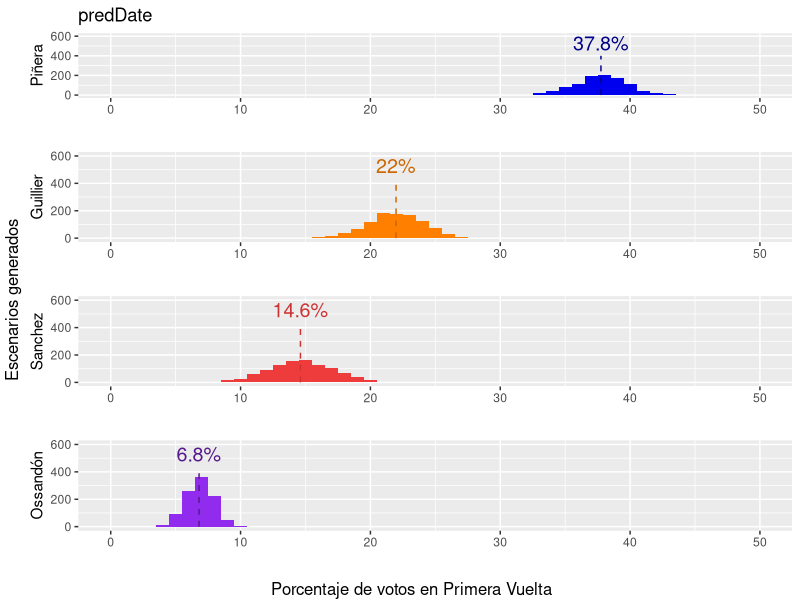
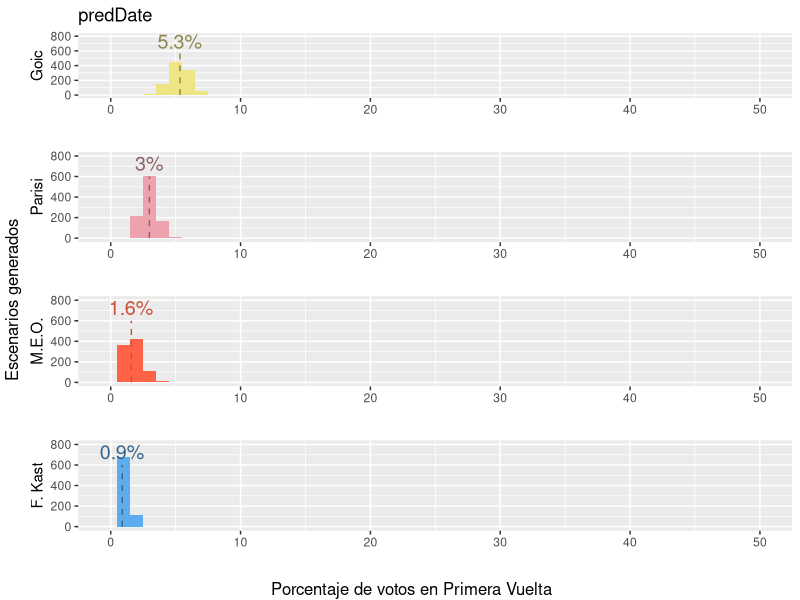

Generate these figures, in order, with R:
#set directory
#www.17-56.cl


####We Load the data from the polls
####Send us a request at 1756datablog@gmail.com for sharing the data
data.raw=read.csv("e2017b.csv")
data = data.raw[order(data.raw$dias1eraEnc),]##make sure data is sorted
data=subset(data,Consider==1)##some pollsters such as "Criteria Research" are recorded
                              #but not considered in the prediction

####Data from polls are stored as decimals. With this we transform it to 0 to 100
for(i in 4:16 ){
      data[,i]=100*data[,i]

}

#####Ggplot2 color convention for every candidate:
## Fuere - medio - debil - Candidato
#purple4 - purple3 - purple2 - Ossandon
#blue4 - blue3 - blue2 - Pinera
#steelblue4 - steelblue 3 - steelblue2 - FKast
#khaki4 - khaki3 - khaki2 - Goic
#darkorange3 - darkorange2 - darkorange1 - Guillier
#tomato3 - tomato2 - tomato1 - MEO
#brown4 - brown3 - brown3 - Sánchez
#lightpink4 - lightpink3 - lightpink2 -Parisi
#gray27 - gray33 - gray45 - JA Kast

library(ggplot2)

#We set the prediction date
predDate="Prediccion al X/X/2017 | www.17-56.cl"

#We define x as in how many days first round will be held (this value is negative)
x=data$diasEleccion

eval=max(x)#This is the last day when we have data from pollsters: Evaluation day
scale=max(data$dias1eraEnc.1) #this also the last day when we have data from the pollsters
                              #but counted as days from the first poll +1
sampleMax=max(data$Muestra)   #we record sample sizes from every poll. This is the max value
pesosT=sqrt(data$dias1eraEnc.1/scale) #this is a normalized (0 to 1) time weight for every poll
pesosMuestra=data$Muestra/sampleMax #this is a normalized (0 to 1) sample size weight for every poll
sumaPesos=0*pesosT+pesosMuestra #this is the sum of both normalized time and sample size weights

######################

###Since some of the candidates began the presidential race on differente dates
###and locfit.raw and geom_smooth functions present some troubles when managing
###datasets with different lengths, we create again variables for those candidates
###who require it

####Subset Sanchez
dataSanchez=subset(data,data$SanchezAdj>=0)
xSanchez=dataSanchez$diasEleccion
pesosTS=sqrt(dataSanchez$dias1eraEnc/scale)
pesosMuestraS=dataSanchez$Muestra/sampleMax
sumaPesosS=0*pesosTS+pesosMuestraS

####Subset MEO
dataMEO=subset(data,data$MEOAdj>=0)
xMEO=dataMEO$diasEleccion
pesosTM=sqrt(dataMEO$dias1eraEnc/scale)
pesosMuestraM=dataMEO$Muestra/sampleMax
sumaPesosM=0*pesosTM+pesosMuestraM

####FK
dataFK=subset(data,data$FKastAdj>=0)
xFK=dataFK$diasEleccion
pesosTF=sqrt(dataFK$dias1eraEnc/scale)
pesosMuestraF=dataFK$Muestra/sampleMax
sumaPesosF=0*pesosTF+pesosMuestraF

####GOIC
dataGoic=subset(data,data$GoicAdj>=0)
xGoic=dataGoic$diasEleccion
pesosTG=sqrt(dataGoic$dias1eraEnc/scale)
pesosMuestraG=dataGoic$Muestra/sampleMax
sumaPesosG=0*pesosTG+pesosMuestraG

####Parisi
dataParisi=subset(data,data$ParisiAdj>=0)
xParisi=dataParisi$diasEleccion
pesosTP=sqrt(dataParisi$dias1eraEnc/scale)
pesosMuestraP=dataParisi$Muestra/sampleMax
sumaPesosP=pesosTP+pesosMuestraP


#####################
#As convention we work with a span=0.7. This is arbitrary!!!
#How do we know is 0.7? We calibrated this with 2009 and 2013 elections.
#####################

####With this we create the ggplot chart 
q1=ggplot()+geom_smooth(data=data,aes(x=x,y=PineraAdj,weight=sumaPesos), fill="blue2",colour="blue3",size=1,span=0.7)+
geom_smooth(data=data,aes(x=x,y=GuillierAdj,weight=sumaPesos), fill="darkorange1",colour="darkorange2",size=1,span=0.7)+
geom_smooth(data=dataMEO,aes(x=xMEO,y=MEOAdj,weight=sumaPesosM), fill="tomato2",colour="tomato2",size=1,span=0.7)+
geom_smooth(data=dataSanchez,aes(x=xSanchez,y=SanchezAdj,weight=sumaPesosS), fill="brown2",colour="brown3",size=1,span=0.7)+
geom_smooth(data=data,aes(x=x,y=OssandonAdj,weight=sumaPesos), fill="purple2",colour="purple3",size=1,span=0.7)+
geom_smooth(data=dataGoic,aes(x=xGoic,y=GoicAdj,weight=sumaPesosG), fill="khaki2",colour="khaki3",size=1,span=0.7)+
geom_smooth(data=dataFK,aes(x=xFK,y=FKastAdj,weight=sumaPesosF), fill="steelblue2",colour="steelblue3",size=1,span=0.7)+
geom_smooth(data=dataParisi,aes(x=xParisi,y=ParisiAdj,weight=sumaPesosP), fill="lightpink2",colour="lightpink3",size=1,span=0.7)+
labs(x="Días para la Primera Vuelta",y="Porcentaje de votos en primera vuelta",title=predDate)


#####With this we render the point estimations
library(locfit)
pinera=locfit.raw(x=x,y=data$PineraAdj,kern="tri",weights=sumaPesos,alpha=0.7)
guillier=locfit.raw(x=x,y=data$GuillierAdj,kern="tri",weights=sumaPesos,alpha=0.7)
meo=locfit.raw(x=xMEO,y=dataMEO$MEOAdj,kern="tri",weights=sumaPesosM,alpha=0.7)
sanchez=locfit.raw(x=xSanchez,y=dataSanchez$SanchezAdj,kern="tri",weights=sumaPesosS,alpha=0.7)
ossandon=locfit.raw(x=x,y=data$OssandonAdj,kern="tri",weights=sumaPesos,alpha=0.7)
fkast=locfit.raw(x=xFK,y=dataFK$FKastAdj,kern="tri",weights=sumaPesosF,alpha=0.7)
goic=locfit.raw(x=xGoic,y=dataGoic$GoicAdj,kern="tri",weights=sumaPesosG,alpha=0.7)
parisi=locfit.raw(x=xParisi,y=dataParisi$ParisiAdj,kern="tri",weights=sumaPesosP,alpha=0.7)

###############
###############
####With predcandidate we determine standard errors for each point estimation
####With distcandidate we create artificial scenarios (this is just illustrative)
####TO-DO: Create a sensitivity analysis with parameters to actually create the scenarios
scenarios=1000

predpinera=predict(pinera,x,se.fit=TRUE)
distpinera=rnorm(scenarios,predict(pinera,eval),predpinera$se.fit[length(x)])

predguillier=predict(guillier,x,se.fit=TRUE)
distguillier=rnorm(scenarios,predict(guillier,eval),predguillier$se.fit[length(x)])

predsanchez=predict(sanchez,xSanchez,se.fit=TRUE)
distsanchez=rnorm(scenarios,predict(sanchez,eval),predsanchez$se.fit[length(xSanchez)])

predossandon=predict(ossandon,x,se.fit=TRUE)
distossandon=rnorm(scenarios,predict(ossandon,eval),predossandon$se.fit[length(x)])

predgoic=predict(goic,xGoic,se.fit=TRUE)
distgoic=rnorm(scenarios,predict(goic,eval),predgoic$se.fit[length(xGoic)])

predfkast=predict(fkast,xFK,se.fit=TRUE)
disfkast=rnorm(scenarios,predict(fkast,eval),predfkast$se.fit[length(xFK)])

predmeo=predict(meo,xMEO,se.fit=TRUE)
distmeo=rnorm(scenarios,predict(meo,eval),predmeo$se.fit[length(xMEO)])

predparisi=predict(parisi,xParisi,se.fit=TRUE)
distparisi=rnorm(scenarios,predict(parisi,eval),predparisi$se.fit[length(xParisi)])

#####With this we create the histograms
library(gridExtra)

sizefont=5
binw=1

q2=qplot(distpinera, geom="histogram", binwidth = binw, main = "predDate", xlab = "",ylab="Piñera",  
      fill=I("blue2"),
      xlim=c(0,50),ylim=c(0,600+0*2*400))+
      geom_segment(aes(x =predict(pinera,eval), y = 0, xend = predict(pinera,eval), yend = 400),
      linetype="dashed",  color="blue4")+
      annotate("text", x=predict(pinera,eval), y=530, label= paste(round(predict(pinera,eval),1),"%",sep=""),
            color="blue4",size=sizefont)

q3=qplot(distguillier, geom="histogram", binwidth = binw, xlab = "",ylab="Guillier",
       fill=I("darkorange1"),
     xlim=c(0,50),ylim=c(0,600+0*2*400))+
      geom_segment(aes(x =predict(guillier,eval), y = 0, xend = predict(guillier,eval), yend = 400),
      linetype="dashed",  color="darkorange3")+
      annotate("text", x=predict(guillier,eval), y=530, label= paste(round(predict(guillier,eval),1),"%",sep=""),
            color="darkorange3",size=sizefont)

q4=qplot(distsanchez, geom="histogram", binwidth = binw,  xlab = "", ylab="Sanchez", 
      fill=I("brown2"),
      xlim=c(0,50),ylim=c(0,600+0*2*400))+
      geom_segment(aes(x =predict(sanchez,eval), y = 0, xend = predict(sanchez,eval), yend = 400),
      linetype="dashed",  color="brown3")+
      annotate("text", x=predict(sanchez,eval), y=530, label= paste(round(predict(sanchez,eval),1),"%",sep=""),
            color="brown3",size=sizefont)

q5=qplot(distossandon, geom="histogram", binwidth = binw,  xlab = "", ylab="Ossandón", 
      fill=I("purple2"),
      xlim=c(0,50),ylim=c(0,600+0*400))+
      geom_segment(aes(x =predict(ossandon,eval), y = 0, xend = predict(ossandon,eval), yend = 400),
      linetype="dashed",  color="purple4")+
      annotate("text", x=predict(ossandon,eval), y=530, label= paste(round(predict(ossandon,eval),1),"%",sep=""),
            color="purple4",size=sizefont)

q6=qplot(distgoic, geom="histogram", binwidth = binw, main="predDate",  xlab = "", ylab="Goic", 
      fill=I("khaki2"),
      xlim=c(0,50),ylim=c(0,2*400))+
      geom_segment(aes(x =predict(goic,eval), y = 0, xend = predict(goic,eval), yend = 600),
      linetype="dashed",  color="khaki4")+
      annotate("text", x=predict(goic,eval), y=730, label= paste(round(predict(goic,eval),1),"%",sep=""),
            color="khaki4",size=sizefont)

q7=qplot(distparisi, geom="histogram", binwidth = binw,  xlab = "", ylab="Parisi", 
      fill=I("lightpink2"),
      xlim=c(0,50),ylim=c(0,2*400))+
      geom_segment(aes(x =predict(parisi,eval), y = 0, xend = predict(parisi,eval), yend = 600),
      linetype="dashed",  color="lightpink4")+
      annotate("text", x=predict(parisi,eval), y=730, label= paste(round(predict(parisi,eval),1),"%",sep=""),
            color="lightpink4",size=sizefont)

q8=qplot(distmeo, geom="histogram", binwidth = binw,  xlab = "", ylab="M.E.O.", 
      fill=I("tomato1"),
      xlim=c(0,50),ylim=c(0,2*400))+
      geom_segment(aes(x =predict(meo,eval), y = 0, xend = predict(meo,eval), yend = 600),
      linetype="dashed",  color="tomato3")+
      annotate("text", x=predict(meo,eval), y=730, label= paste(round(predict(meo,eval),1),"%",sep=""),
            color="tomato3",size=sizefont)

q9=qplot(disfkast, geom="histogram", binwidth = binw,  xlab = "", ylab="F. Kast", 
      fill=I("steelblue2"),
      xlim=c(0,50),ylim=c(0,2*400))+
      geom_segment(aes(x =predict(fkast,eval), y = 0, xend = predict(fkast,eval), yend = 600),
      linetype="dashed",  color="steelblue4")+
      annotate("text", x=predict(fkast,eval), y=730, label= paste(round(predict(fkast,eval),1),"%",sep=""),
            color="steelblue4",size=sizefont)

hist1to4=grid.arrange(q2,q3,q4,q5, ncol=1,nrow=4,bottom="Porcentaje de votos en Primera Vuelta",left="Escenarios generados")
hist5to8=grid.arrange(q6,q7,q8,q9, ncol=1,nrow=4,bottom="Porcentaje de votos en Primera Vuelta",left="Escenarios generados")


#########Out put from model:
predicciones=c(predict(pinera,eval),predict(guillier,eval),predict(ossandon,eval),predict(sanchez,eval),predict(meo,eval),
      predict(fkast,eval),predict(goic,eval),predict(parisi,eval))

SEs=c(predpinera$se.fit[length(x)],predguillier$se.fit[length(x)],
      predossandon$se.fit[length(x)],
      predsanchez$se.fit[length(xSanchez)],predmeo$se.fit[length(xMEO)],
      predfkast$se.fit[length(xFK)],predgoic$se.fit[length(xGoic)],
      predparisi$se.fit[length(xParisi)])

df2s=c(pinera$dp[7],guillier$dp[7],ossandon$dp[7],sanchez$dp[7],meo$dp[7],
      fkast$dp[7],goic$dp[7],parisi$dp[7])

tamano=c(length(data$PineraAdj),length(data$GuillierAdj),length(data$OssandonAdj),
      length(dataSanchez$SanchezAdj),length(dataMEO$MEOAdj),length(dataFK$FKastAdj),
      length(dataGoic$GoicAdj),length(dataParisi$ParisiAdj))

Candidato=c("Piñera","Guillier","Ossandón","Sánchez","MEO","FKast","Goic","Parisi")

upperb=predicciones+1.96*SEs##Considering 95% Confidence Interval
lowerb=predicciones-1.96*SEs

Median=round(predicciones,digits=1)
Upperb=round(upperb,digits=1)
Lowerb=round(lowerb,digits=1)
SEs=round(SEs,digits=1)

outputPred=data.frame(Candidato,Median,Lowerb,Upperb,SEs,df2s,tamano)
